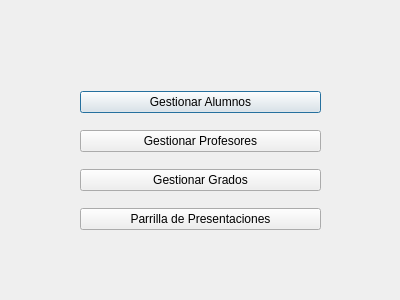
<?xml version="1.0" encoding="UTF-8"?>
<ui version="4.0">
 <class>Menu_Principal</class>
 <widget class="QDialog" name="Menu_Principal">
  <property name="geometry">
   <rect>
    <x>0</x>
    <y>0</y>
    <width>400</width>
    <height>300</height>
   </rect>
  </property>
  <property name="windowTitle">
   <string>Menu Principal</string>
  </property>
  <widget class="QWidget" name="layoutWidget">
   <property name="geometry">
    <rect>
     <x>80</x>
     <y>80</y>
     <width>241</width>
     <height>161</height>
    </rect>
   </property>
   <layout class="QVBoxLayout" name="verticalLayout">
    <item>
     <widget class="QPushButton" name="Gestionar_Alumnos">
      <property name="text">
       <string>Gestionar Alumnos</string>
      </property>
     </widget>
    </item>
    <item>
     <widget class="QPushButton" name="Gestionar_Profesores">
      <property name="text">
       <string>Gestionar Profesores</string>
      </property>
     </widget>
    </item>
    <item>
     <widget class="QPushButton" name="Gestionar_Grados">
      <property name="text">
       <string>Gestionar Grados</string>
      </property>
     </widget>
    </item>
    <item>
     <widget class="QPushButton" name="Generar_Parrilla">
      <property name="text">
       <string>Parrilla de Presentaciones</string>
      </property>
     </widget>
    </item>
   </layout>
  </widget>
 </widget>
 <resources/>
 <connections/>
</ui>
